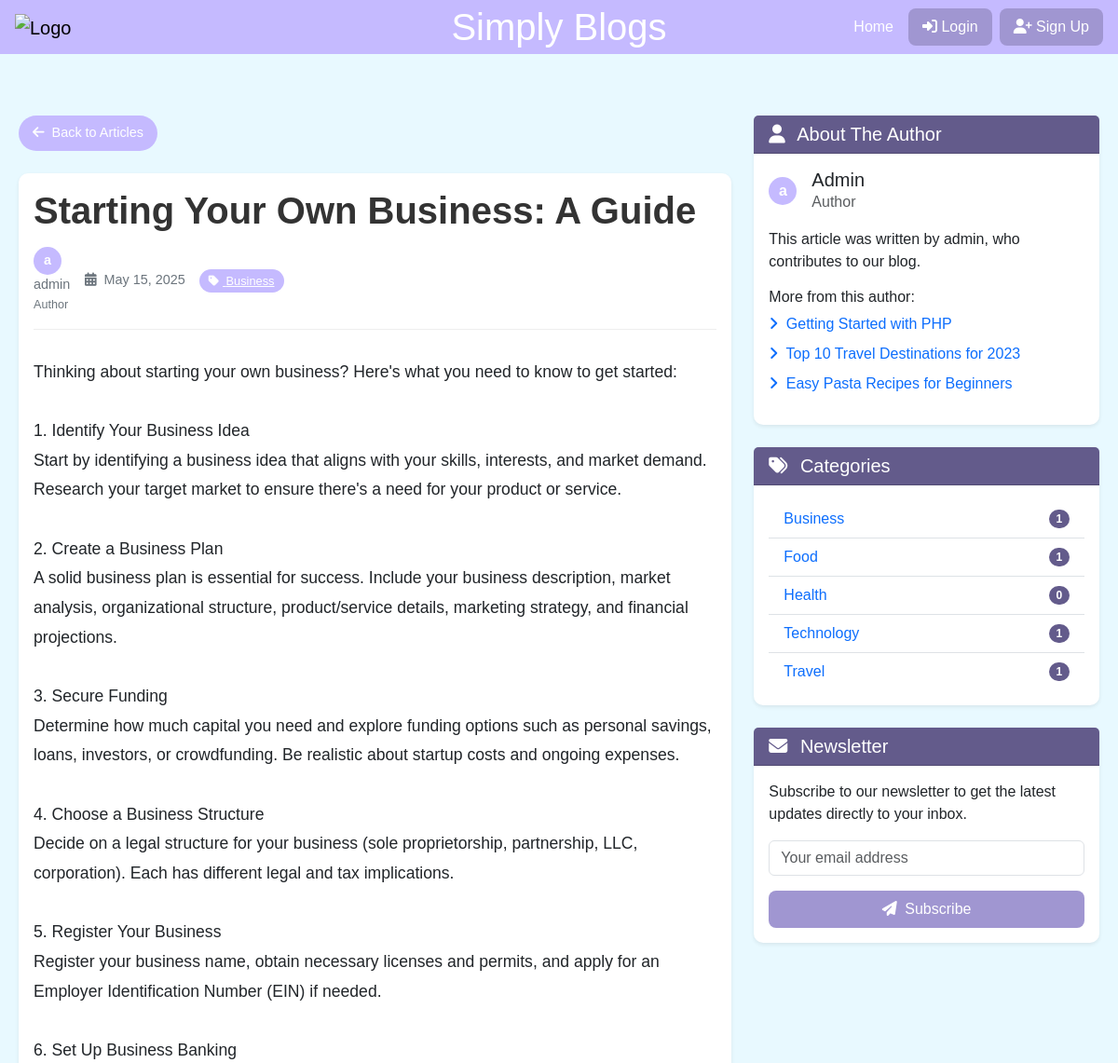
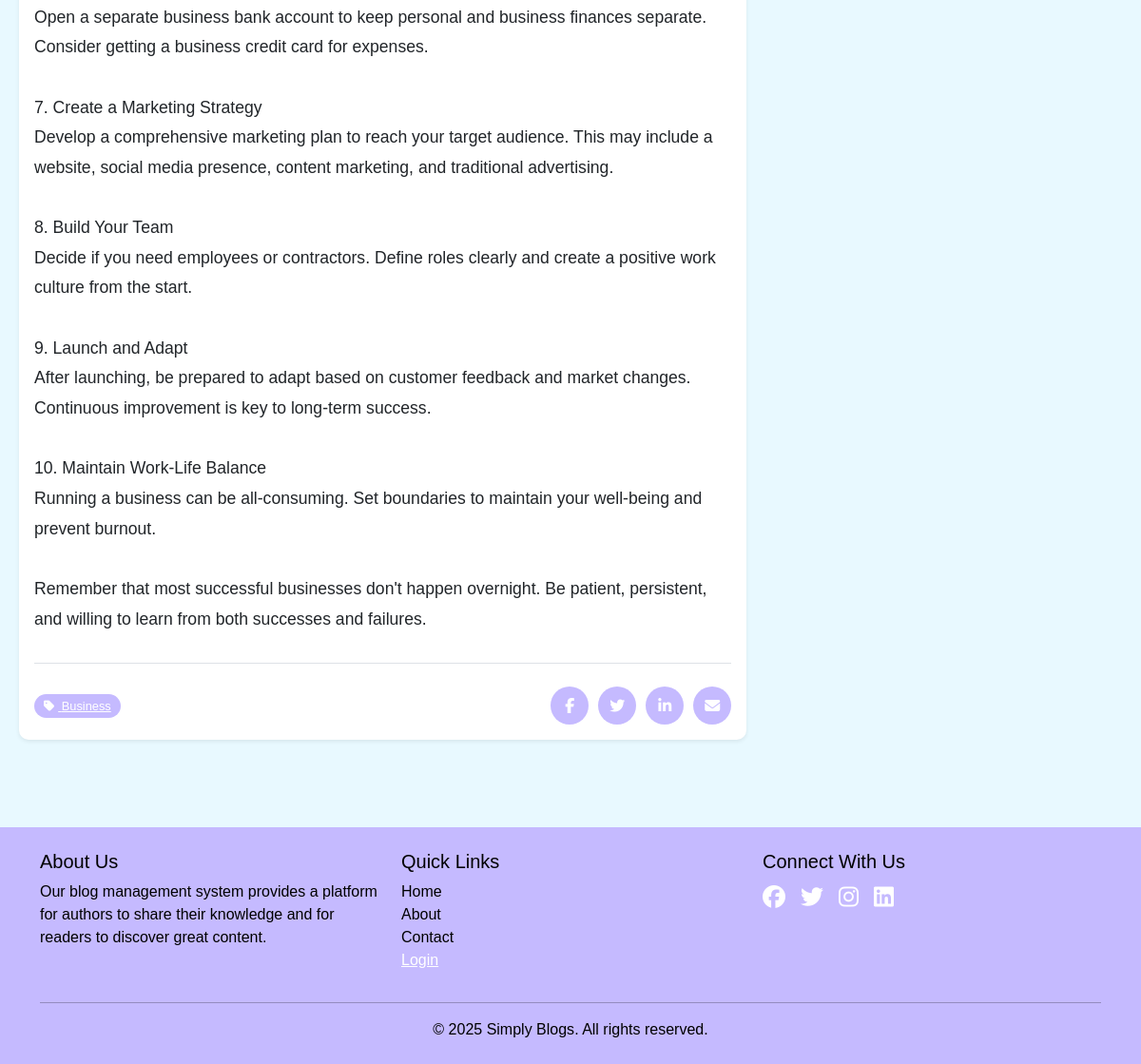
The app's page /view_post.php?id=5 with its own data (2 pictures, top to bottom).
### tables this page shows
CREATE TABLE IF NOT EXISTS posts_details (
  post_id INT AUTO_INCREMENT PRIMARY KEY,
  title VARCHAR(255) NOT NULL,
  content TEXT NOT NULL,
  r_author_id INT NOT NULL,
  r_category_id INT NOT NULL,
  image_link VARCHAR(255),
  post_status ENUM('draft', 'published') NOT NULL DEFAULT 'draft',
  create_time DATETIME NOT NULL DEFAULT CURRENT_TIMESTAMP,
  update_time DATETIME NOT NULL DEFAULT CURRENT_TIMESTAMP ON UPDATE CURRENT_TIMESTAMP,
  status_del TINYINT(1) NOT NULL DEFAULT 1,
  FOREIGN KEY (r_author_id) REFERENCES user_details(user_id),
  FOREIGN KEY (r_category_id) REFERENCES categories(category_id)
);

CREATE TABLE IF NOT EXISTS categories (
  category_id INT AUTO_INCREMENT PRIMARY KEY,
  category_name VARCHAR(50) NOT NULL UNIQUE,
  category_description TEXT,
  create_time DATETIME NOT NULL DEFAULT CURRENT_TIMESTAMP,
  update_time DATETIME NOT NULL DEFAULT CURRENT_TIMESTAMP ON UPDATE CURRENT_TIMESTAMP,
  status_del TINYINT(1) NOT NULL DEFAULT 1
);

### config/database.php (called while the page is built, shortened)
<?php
function db_connect()
{
    static $conn = null;
    if ($conn === null) {
        try {
            $conn = new PDO("mysql:host=" . DB_HOST . ";dbname=" . DB_NAME, DB_USER, DB_PASS);
            $conn->setAttribute(PDO::ATTR_ERRMODE, PDO::ERRMODE_EXCEPTION);
            $conn->setAttribute(PDO::ATTR_DEFAULT_FETCH_MODE, PDO::FETCH_ASSOC);
        } catch (PDOException $e) {
            die("Database connection failed: " . $e->getMessage());
        }
    }
    return $conn;
}
function db_query($query, $params = [])
{
    $conn = db_connect();
    $stmt = $conn->prepare($query);
    foreach ($params as $key => $value) {
        if (is_int($key)) {
            $paramIndex = $key + 1;
        } else {
            $paramIndex = $key;
        }
        if (is_int($value)) {
            $stmt->bindValue($paramIndex, $value, PDO::PARAM_INT);
        } else {
            $stmt->bindValue($paramIndex, $value);
        }
    }
    $stmt->execute();
    return $stmt;
}
function db_fetch_row($query, $params = [])
{
    $stmt = db_query($query, $params);
    return $stmt->fetch();
}
function db_fetch_all($query, $params = [])
{
    $stmt = db_query($query, $params);
    return $stmt->fetchAll();
}
?>

### includes/post_functions.php (called while the page is built, shortened)
<?php
require_once 'config/database.php';
require_once 'includes/functions.php';
function get_post($post_id)
{
    $post = db_fetch_row(
        "SELECT
            p.post_id,
            p.title,
            p.content,
            p.image_link,
            p.r_author_id,
            p.r_category_id,
            p.post_status,
            IFNULL(u.user_name, 'Unknown') AS author_name,
            IFNULL(c.category_name, 'Uncategorized') AS category_name,
            p.create_time,
            p.update_time
        FROM posts_details p
        LEFT JOIN user_details u ON p.r_author_id = u.user_id
        LEFT JOIN categories c ON p.r_category_id = c.category_id
        WHERE p.post_id = ? AND p.status_del = 1",
        [$post_id]
    );
    return $post;
}
function get_posts($options = [])
{
    $where_clauses = ["p.status_del = 1"];
    $params = [];
    if (isset($options['author_id'])) {
        $where_clauses[] = "p.r_author_id = ?";
        $params[] = $options['author_id'];
    }
    if (isset($options['category_id'])) {
        $where_clauses[] = "p.r_category_id = ?";
        $params[] = $options['category_id'];
    }
    if (isset($options['status'])) {
        $where_clauses[] = "p.post_status = ?";
        $params[] = $options['status'];
    }
    if (isset($options['exclude'])) {
        $where_clauses[] = "p.post_id != ?";
        $params[] = $options['exclude'];
    }
    $where_clause = implode(' AND ', $where_clauses);
    $limit = isset($options['limit']) ? (int) $options['limit'] : ITEMS_PER_PAGE;
    $offset = isset($options['offset']) ? (int) $options['offset'] : 0;
    $count_query = "SELECT COUNT(*) as total FROM posts_details p WHERE $where_clause";
    $total = db_fetch_row($count_query, $params)['total'];
    $query = "SELECT
                p.post_id,
                p.title,
                p.content,
                p.image_link,
                p.r_author_id,
                p.r_category_id,
                p.post_status,
                IFNULL(u.user_name, 'Unknown') AS author_name,
                IFNULL(c.category_name, 'Uncategorized') AS category_name,
                p.create_time,
                p.update_time
            FROM posts_details p
            LEFT JOIN user_details u ON p.r_author_id = u.user_id
            LEFT JOIN categories c ON p.r_category_id = c.category_id
            WHERE $where_clause
            ORDER BY p.create_time DESC
            LIMIT ? OFFSET ?";
    $params[] = (int) $limit;
    $params[] = (int) $offset;
    $posts = db_fetch_all($query, $params);
    return [
        'total' => $total,
        'limit' => $limit,
        'offset' => $offset,
        'posts' => $posts
    ];
}
?>

### includes/functions.php (called while the page is built, shortened)
<?php
function html_escape($string)
{
    return htmlspecialchars($string, ENT_QUOTES, 'UTF-8');
}
function format_date($date, $format = 'F j, Y')
{
    return date($format, strtotime($date));
}
?>

### includes/category_functions.php (called while the page is built, shortened)
<?php
require_once 'config/database.php';
require_once 'includes/functions.php';
function get_categories($with_post_count = false)
{
    if ($with_post_count) {
        return db_fetch_all(
            "SELECT
                c.category_id,
                c.category_name,
                c.category_description,
                COUNT(p.post_id) as post_count
            FROM categories c
            LEFT JOIN posts_details p ON c.category_id = p.r_category_id AND p.post_status = 'published' AND p.status_del = 1
            WHERE c.status_del = 1
            GROUP BY c.category_id
            ORDER BY c.category_name"
        );
    } else {
        return db_fetch_all(
            "SELECT
                category_id,
                category_name,
                category_description
            FROM categories
            WHERE status_del = 1
            ORDER BY category_name"
        );
    }
}
?>

### view_post.php (the view, shortened to what this page needs)
<?php
require_once 'config/database.php';
require_once 'includes/functions.php';
require_once 'includes/post_functions.php';
require_once 'includes/category_functions.php';
$post_id = $_GET['id'];
$post = get_post($post_id);
$categories = get_categories();
include('components/header.php');
?>
<div class="row">
    <div class="col-lg-8">
        <a href="end_user.php" class="back-button mb-4 d-inline-block">
            <i class="fas fa-arrow-left me-1"></i> Back to Articles
        </a>
        <article class="card shadow-sm mb-4">
            <div class="card-body">
                <header class="article-header">
                    <h1 class="article-title"><?php echo html_escape($post['title']); ?></h1>
                    <div class="article-meta">
                        <div class="author-info">
                            <div class="author-avatar">
                                <?php echo substr($post['author_name'], 0, 1); ?>
                            </div>
                            <div>
                                <div><?php echo html_escape($post['author_name']); ?></div>
                                <small>Author</small>
                            </div>
                        </div>
                        <div>
                            <i class="fas fa-calendar-alt me-1"></i>
                            <?php echo format_date($post['create_time']); ?>
                        </div>
                        <a href="end_user.php?category=<?php echo $post['r_category_id']; ?>" class="category-badge">
                            <i class="fas fa-tag me-1"></i> <?php echo html_escape($post['category_name']); ?>
                        </a>
                    </div>
                </header>
                <div class="article-content">
                    <?php echo nl2br(html_escape($post['content'])); ?>
                </div>
                <div class="d-flex justify-content-between align-items-center mt-4 pt-4 border-top">
                    <div>
                        <a href="end_user.php?category=<?php echo $post['r_category_id']; ?>" class="category-badge">
                            <i class="fas fa-tag me-1"></i> <?php echo html_escape($post['category_name']); ?>
                        </a>
                    </div>
                    <div class="share-buttons">
                        <a href="#" class="share-button share-facebook" title="Share on Facebook">
                            <i class="fab fa-facebook-f"></i>
                        </a>
                        <a href="#" class="share-button share-twitter" title="Share on Twitter">
                            <i class="fab fa-twitter"></i>
                        </a>
                        <a href="#" class="share-button share-linkedin" title="Share on LinkedIn">
                            <i class="fab fa-linkedin-in"></i>
                        </a>
                        <a href="#" class="share-button share-email" title="Share via Email">
                            <i class="fas fa-envelope"></i>
                        </a>
                    </div>
                </div>
            </div>
        </article>
    </div>
    <div class="col-lg-4">
        <div class="card mb-4 shadow-sm">
            <div class="card-header heading-for text-white">
                <h5 class="mb-0"><i class="fas fa-user me-2"></i> About the Author</h5>
            </div>
            <div class="card-body">
                <div class="d-flex align-items-center mb-3">
                    <div class="author-avatar me-3">
                        <?php echo substr($post['author_name'], 0, 1); ?>
                    </div>
                    <div>
                        <h5 class="mb-0"><?php echo html_escape($post['author_name']); ?></h5>
                        <div class="text-muted">Author</div>
                    </div>
                </div>
                <p>This article was written by <?php echo html_escape($post['author_name']); ?>, who contributes to our blog.</p>
                <?php
                $author_options = [
                    'status' => 'published',
                    'author_id' => $post['r_author_id'],
                    'limit' => 3,
                    'exclude' => $post_id
                ];
                $author_posts_result = get_posts($author_options);
                $author_posts = $author_posts_result['posts'];
                if (!empty($author_posts)):
                ?>
                    <h6 class="mt-3">More from this author:</h6>
                    <ul class="list-unstyled">
                        <?php foreach ($author_posts as $author_post): ?>
                            <li class="mb-2">
                                <a href="view_post.php?id=<?php echo $author_post['post_id']; ?>" class="text-decoration-none">
                                    <i class="fas fa-angle-right me-1"></i> <?php echo html_escape($author_post['title']); ?>
                                </a>
                            </li>
                        <?php endforeach; ?>
                    </ul>
                <?php endif; ?>
            </div>
        </div>
        <div class="card mb-4 shadow-sm">
            <div class="card-header heading-for text-white">
                <h5 class="mb-0"><i class="fas fa-tags me-2"></i> Categories</h5>
            </div>
            <div class="card-body">
                <ul class="list-group list-group-flush">
                    <?php foreach ($categories as $category): ?>
                        <li class="list-group-item d-flex justify-content-between align-items-center">
                            <a href="end_user.php?category=<?php echo $category['category_id']; ?>" class="text-decoration-none">
                                <?php echo html_escape($category['category_name']); ?>
                            </a>
                            <span class="badge heading-for rounded-pill">
                                <?php
                                $cat_posts = get_posts(['category_id' => $category['category_id'], 'status' => 'published']);
                                echo count($cat_posts['posts']);
                                ?>
                            </span>
                        </li>
                    <?php endforeach; ?>
                </ul>
            </div>
        </div>
        <div class="card mb-4 shadow-sm">
            <div class="card-header heading-for text-white">
                <h5 class="mb-0"><i class="fas fa-envelope me-2"></i> Newsletter</h5>
            </div>
            <div class="card-body">
                <p>Subscribe to our newsletter to get the latest updates directly to your inbox.</p>
                <form>
                    <div class="mb-3">
                        <input type="email" class="form-control" placeholder="Your email address">
                    </div>
                    <div class="d-grid">
                        <button type="submit" class="btn manual-button">
                            <i class="fas fa-paper-plane me-1"></i> Subscribe
                        </button>
                    </div>
                </form>
            </div>
        </div>
    </div>
</div>
<?php
include('components/footer.php');
?>

### assets/css/main.css (style rules this page uses)
:root { --primary: #e8f9ff; --secondary: #c4d9ff; --third: #c5baff; --white: #fff; --hover-color: #6b5daf; --active-color: #9184d3; --head: #a096d1; --cancel: #84a98ccf; --black: black; --heading: #635b8b; }
.heading-for { background: var(--heading); }
body { font-family: "Calibri", sans-serif; background-color: var(--primary); padding-top: 80px; }
h1, h3, h5 { text-transform: capitalize; }
.card { border: none; border-radius: 10px; }
.manual-button { background-color: var(--head); color: var(--white); border: none; padding: 8px 15px; border-radius: 8px; transition: all 0.3s; margin-top: 0; }
.author-avatar { width: 30px; height: 30px; border-radius: 50%; margin-right: 10px; background-color: var(--third); color: white; display: flex; align-items: center; justify-content: center; font-weight: bold; }
.category-badge { display: inline-block; padding: 3px 10px; border-radius: 15px; font-size: 0.8rem; margin-right: 5px; background-color: var(--third); color: white; }
.back-button { display: inline-block; padding: 8px 15px; background-color: var(--third); color: white; border-radius: 20px; font-size: 0.9rem; text-decoration: none; transition: background-color 0.2s ease; margin-bottom: 20px; }
.article-header { margin-bottom: 30px; }
.article-title { font-size: 2.5rem; font-weight: 700; margin-bottom: 15px; color: #333; }
.article-meta { font-size: 0.9rem; color: #6c757d; margin-bottom: 20px; padding-bottom: 15px; border-bottom: 1px solid #eee; display: flex; align-items: center; flex-wrap: wrap; gap: 15px; }
.article-content { font-size: 1.1rem; line-height: 1.8; margin-bottom: 30px; }
.share-buttons { display: flex; gap: 10px; }
.share-button { width: 40px; height: 40px; border-radius: 50%; background-color: var(--third); color: white; display: flex; align-items: center; justify-content: center; text-decoration: none; transition: transform 0.2s ease, background-color 0.2s ease; }

### records on screen
posts_details: title "Starting Your Own Business: A Guide", create_time "May 15, 2025", content "Thinking about starting your own business? Here's what you need to know to get started: 1. Identify Your Business Idea Start by identifying a business idea that aligns with your skills, interests, and market demand. Research your target market to ensure there's a need for your product or service. 2. Create a Business Plan A solid business plan is essential for success. Include your business description, market analysis, organizational structure, product/service details, marketing strategy, and financial projections. 3. Secure Funding Determine how much capital you need and explore funding options such as personal savings, loans, investors, or crowdfunding. Be realistic about startup costs…"
posts_details: title "Getting Started with PHP"
posts_details: title "Top 10 Travel Destinations for 2023"
posts_details: title "Easy Pasta Recipes for Beginners"
categories: category_name "Business", count($cat_posts['posts']) "1"
categories: category_name "Food", count($cat_posts['posts']) "1"
categories: category_name "Health", count($cat_posts['posts']) "0"
categories: category_name "Technology", category_id "1"
categories: category_name "Travel", count($cat_posts['posts']) "1"

### other values on screen
$header_title "Simply Blogs"
substr($post['author_name'], 0, 1) "a"
$post['author_name'] "admin"
$post['category_name'] "Business"
$post['author_name'] "Admin"
SITE_NAME "Simply Blogs"
